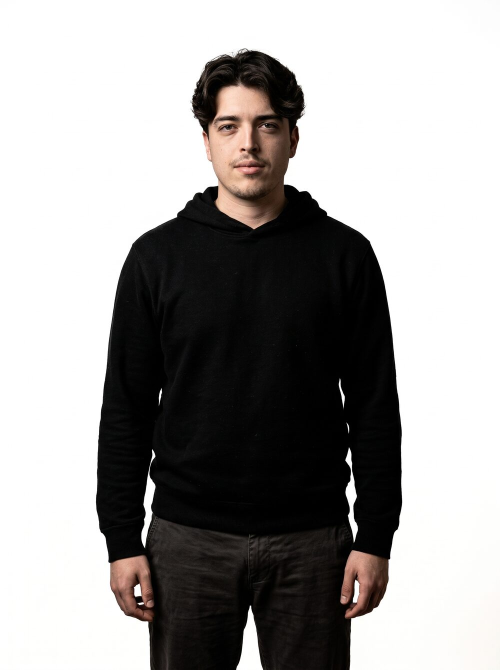
#> input picture assets/images/core/promise.jpg, 1000 x 1339 px, given in place of promise.webp, which was not available (shown at 1/2 size)
$ python make-share-image.py
#> lines starting #> are read from the running program, lines starting #| are printed output that depends on the picture; after the words box and inside, x2 and y2 are one past the last pixel; in counts of white or black regions, pixels touching at a corner belong together
#!/usr/bin/env python3
"""Draws the 1200x630 card that link previews show (og:image and twitter:image).

It is made of what the site already has: the portrait of the "What you get" section drawn with the
cell renderer of pixel.js (same gap, same four brightness levels), the logo and the two typefaces.
Run it again when the name, the title or the portrait change:

    python3 tools/make-share-image.py

Needs Pillow (with raqm, for kerning and variable fonts) and ImageMagick (to draw the svg logo).
"""
import io
import math
import subprocess
from pathlib import Path

from PIL import Image, ImageDraw, ImageFont

ROOT = Path(__file__).resolve().parent.parent
CORE = ROOT / 'assets/images/core'
FONTS = ROOT / 'assets/fonts'
OUT = CORE / 'share.png'

W, H = 1200, 630
BLACK, WHITE, ACCENT = (0x21, 0x07, 0x10), (0xF6, 0xF2, 0xF2), (0xE0, 0x38, 0x2E)

# the portrait panel: cells like pixel.js draws them, 9 px wide so that 70 rows fill the card exactly
CELL, COLS, ROWS = 9, 56, 70
LEVELS = (20, 60, 130)
PANEL_X = W - COLS * CELL
# the photo has a white background and the site shows it as a red field; on a card the person is
# the pixels, so the background is dropped and the tones are spread over the four cell levels
TONES = [(0, 0), (15, 14), (30, 38), (70, 60), (110, 88), (140, 122), (165, 165), (190, 225), (215, 255), (255, 255)]

MARGIN = 72
NAME_SIZE = 200


def js_round(value):
    return math.floor(value + 0.5)


def draw_cell(draw, state, x, y):
    """The three cell tiles of pixel.js: scattered dots, a checkerboard, a solid square."""
    gap = max(1, js_round(CELL * 0.25))
    side = CELL - gap
    if state == 3:
        draw.rectangle((x, y, x + side - 1, y + side - 1), fill=ACCENT)
        return
    q = max(1, js_round(side / 5))
    n = side // q
    for i in range(n):
        for j in range(n):
            if (i % 2 == 1 and j % 2 == 1) if state == 1 else (i + j) % 2 == 0:
                draw.rectangle((x + i * q, y + j * q, x + i * q + q - 1, y + j * q + q - 1), fill=ACCENT)


def tone_table():
    table = []
    for value in range(256):
        for (x0, y0), (x1, y1) in zip(TONES, TONES[1:]):
            if value <= x1:
                table.append(js_round(y0 + (y1 - y0) * (value - x0) / (x1 - x0)))
                break
    return table


def portrait_cells(card):
    picture = Image.open(CORE / 'promise.webp').convert('L')
    # the background is the white that touches the corners
    flooded = picture.point(lambda v: 255 if v > 238 else 0)
    for corner in ((0, 0), (picture.width - 1, 0)):
        ImageDraw.floodfill(flooded, corner, 128, thresh=0)
    picture = picture.point(tone_table())
    picture.paste(0, mask=flooded.point(lambda v: 255 if v == 128 else 0))

    # same fit as pixelPicture: cover the grid, centred sideways and showing the top of the picture
    scale = max(COLS / picture.width, ROWS / picture.height)
    fitted = picture.resize((COLS, max(ROWS, js_round(picture.height * scale))), Image.Resampling.BOX)
    top = js_round((fitted.height - ROWS) * 0.25)
    grid = fitted.crop((0, top, COLS, top + ROWS))
    draw = ImageDraw.Draw(card)
    for row in range(ROWS):
        for col in range(COLS):
            state = sum(grid.getpixel((col, row)) >= level for level in LEVELS)
            if state:
                draw_cell(draw, state, PANEL_X + col * CELL, row * CELL)


def logo(height):
    svg = subprocess.run(['magick', '-background', 'none', '-density', '800', str(CORE / 'logo.svg'), '-resize', f'x{height}', 'png:-'], check=True, capture_output=True).stdout
    mark = Image.open(io.BytesIO(svg)).convert('RGBA')
    return mark.getchannel('A')  # the svg is a black shape: its alpha is the shape


def main():
    card = Image.new('RGB', (W, H), BLACK)
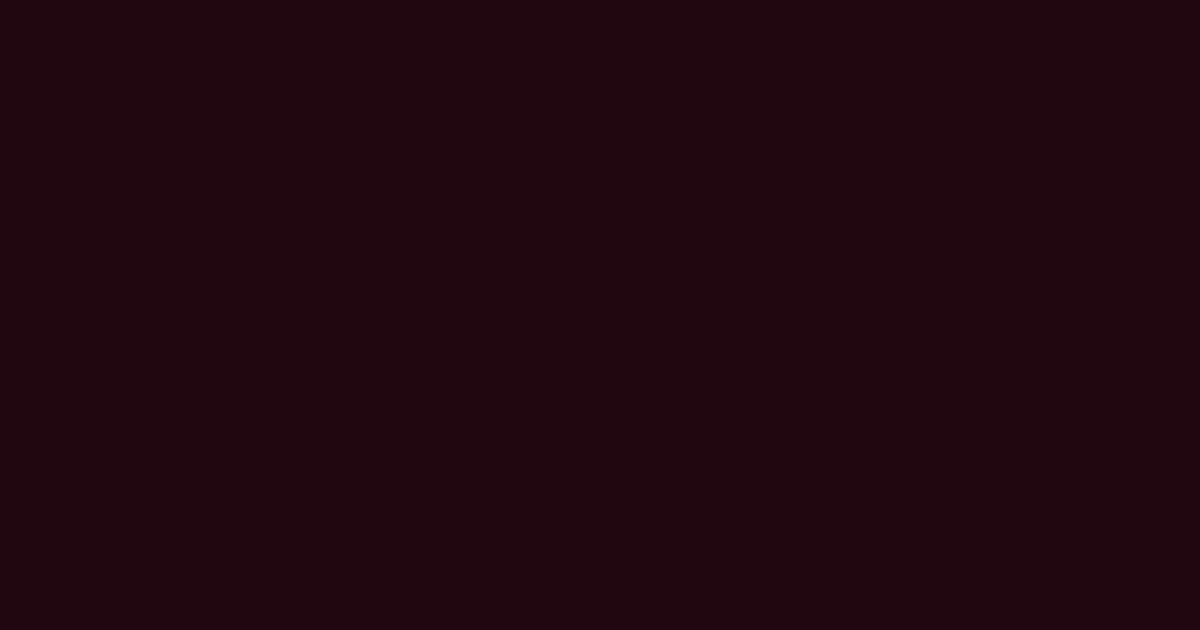
#> card: PIL image 1200x630 RGB; mean R, G, B 33, 7, 16
    portrait_cells(card)
#> in portrait_cells, `picture = Image.open(CORE / 'promise.webp').convert('L')`:
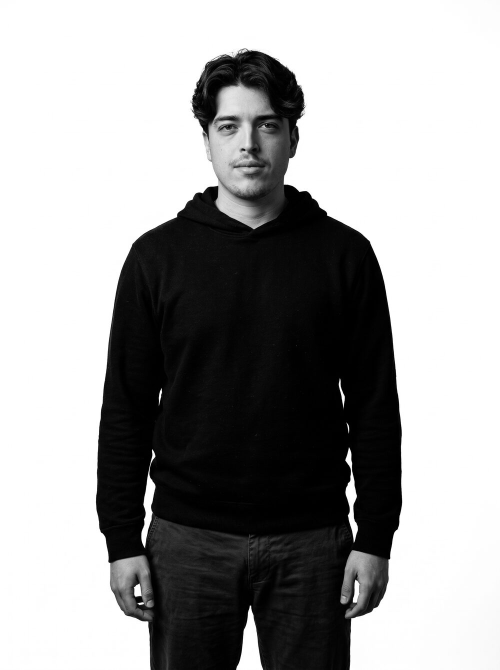
#> picture: PIL image 1000x1339 L (shown at 1/2 size); min 0, max 255, mean 159.6
#> in portrait_cells, `flooded = picture.point(lambda v: 255 if v > 238 else 0)`:
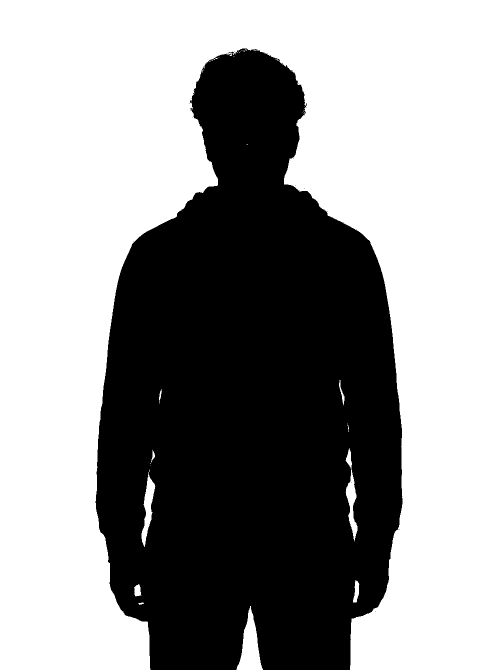
#> flooded: PIL image 1000x1339 L (shown at 1/2 size); 59.2% white; 19 black regions (18 under 20 px), largest, box (x1, y1, x2, y2) and area: (191, 97, 805, 1339) 546515
#> after the loop in portrait_cells, `for corner in ((0, 0), (picture.width - 1, 0)):`:
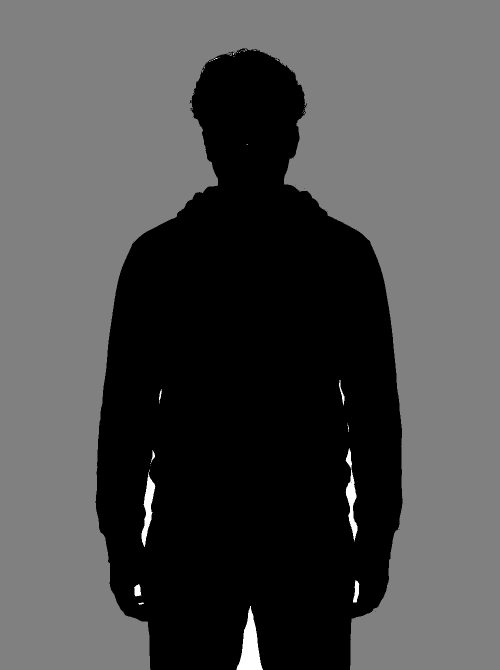
#> flooded: PIL image 1000x1339 L (shown at 1/2 size); min 0, max 255, mean 76.5
#> in portrait_cells, `picture.paste(0, mask=flooded.point(lambda v: 255 if v == 128 else 0))`:
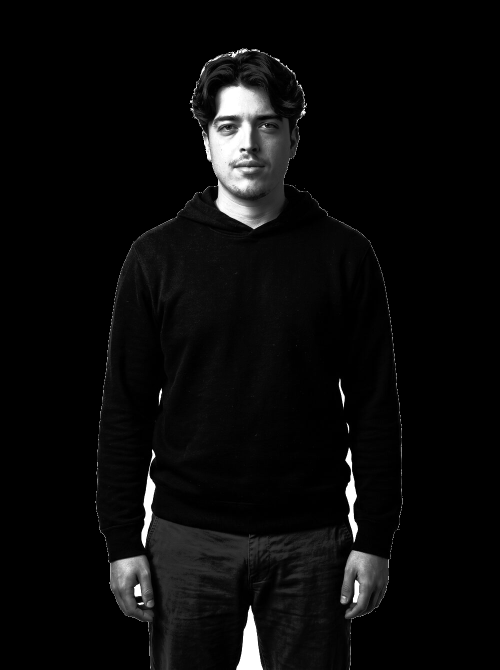
#> picture: PIL image 1000x1339 L (shown at 1/2 size); min 0, max 255, mean 10.5
#> in portrait_cells, `grid = fitted.crop((0, top, COLS, top + ROWS))`:
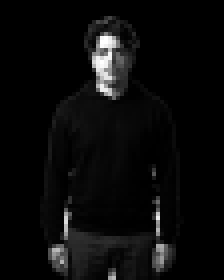
#> grid: PIL image 56x70 L (shown 4 times larger); min 0, max 254, mean 10.5
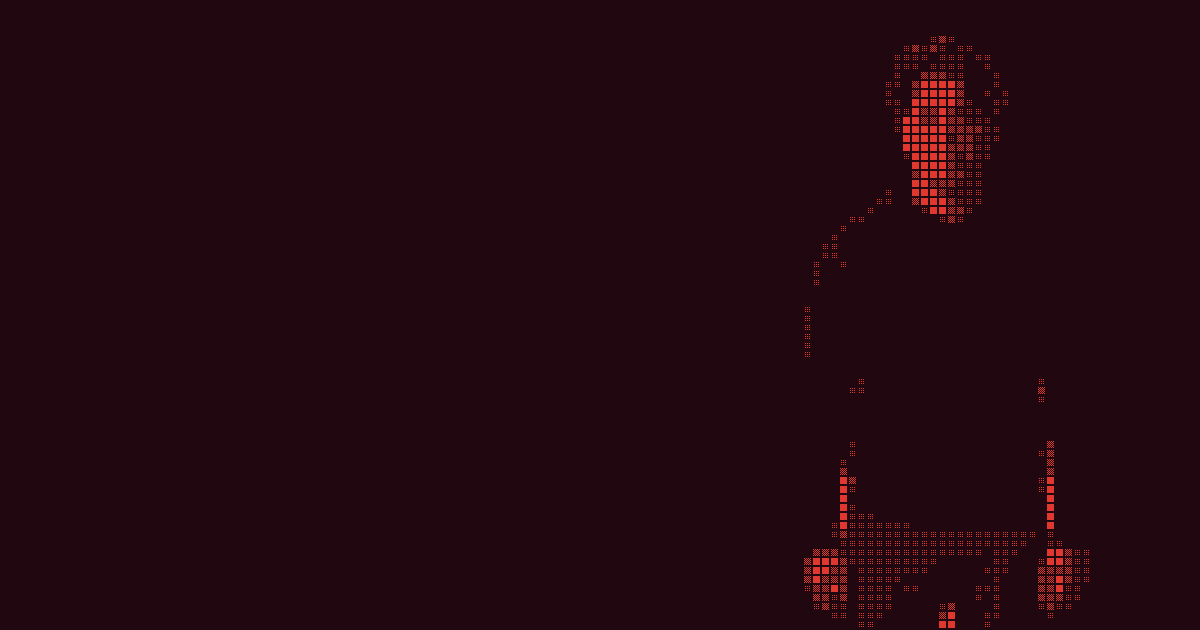
#> card: PIL image 1200x630 RGB; mean R, G, B 35.2, 7.6, 16.3
    draw = ImageDraw.Draw(card)

    serif = ImageFont.truetype(str(FONTS / 'editorial-old-italic.otf'), NAME_SIZE, layout_engine=ImageFont.Layout.RAQM)
    sans = ImageFont.truetype(str(FONTS / 'satoshi-variable.ttf'), 34, layout_engine=ImageFont.Layout.RAQM)
#> (the run stopped early here; a loop or call above may not have finished)

$ run again, with assets/images/core/footer.webp saved as assets/images/core/promise.jpg
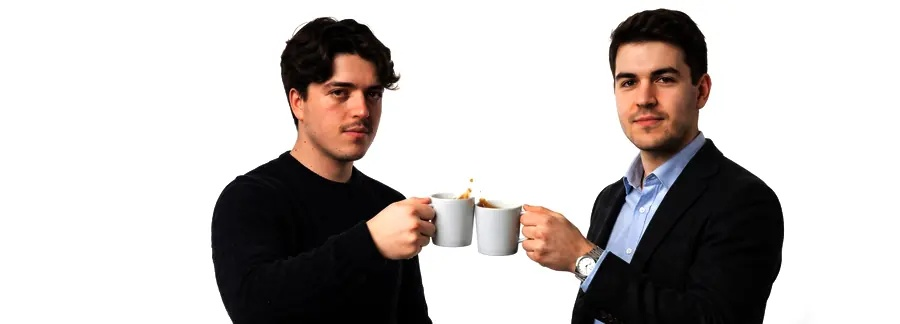
#> input picture assets/images/core/footer.webp, 900 x 324 px, given in place of promise.webp, which was not available
#> after the loop in portrait_cells, `for corner in ((0, 0), (picture.width - 1, 0)):`:
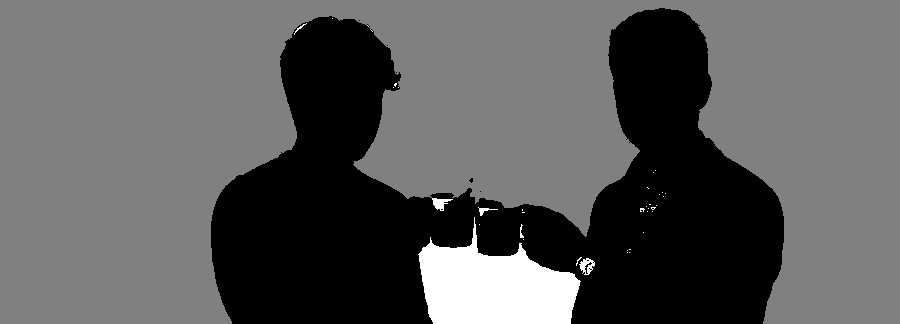
#> flooded: PIL image 900x324 L; min 0, max 255, mean 90.9
#> in main, `portrait_cells(card)`:
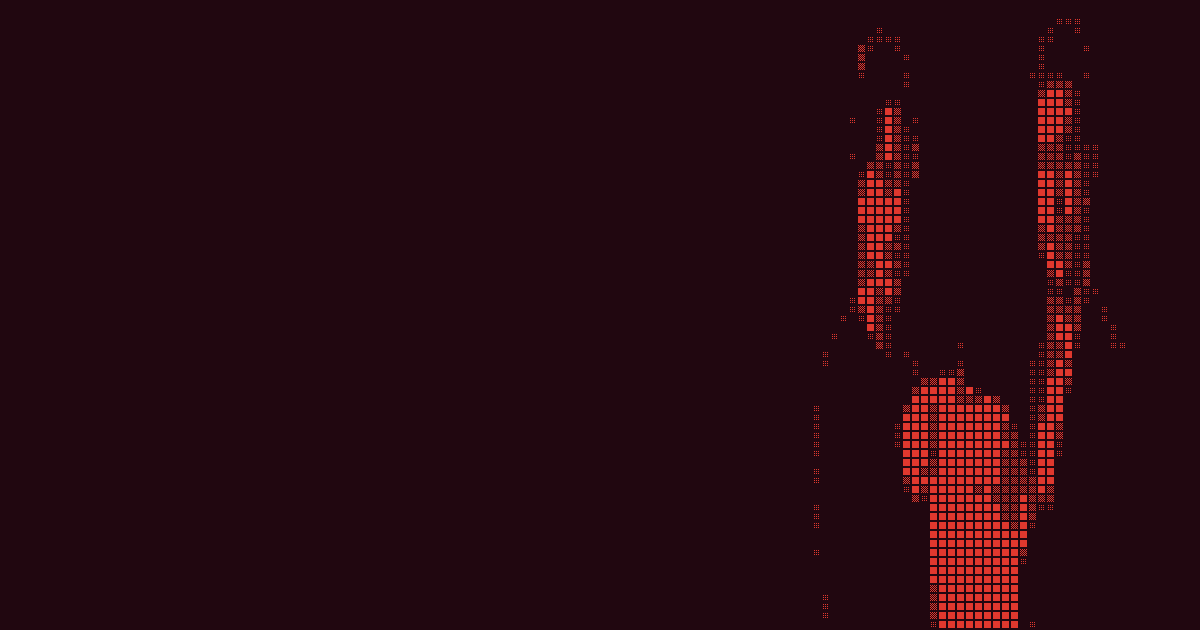
#> card: PIL image 1200x630 RGB; mean R, G, B 39.3, 8.6, 17
